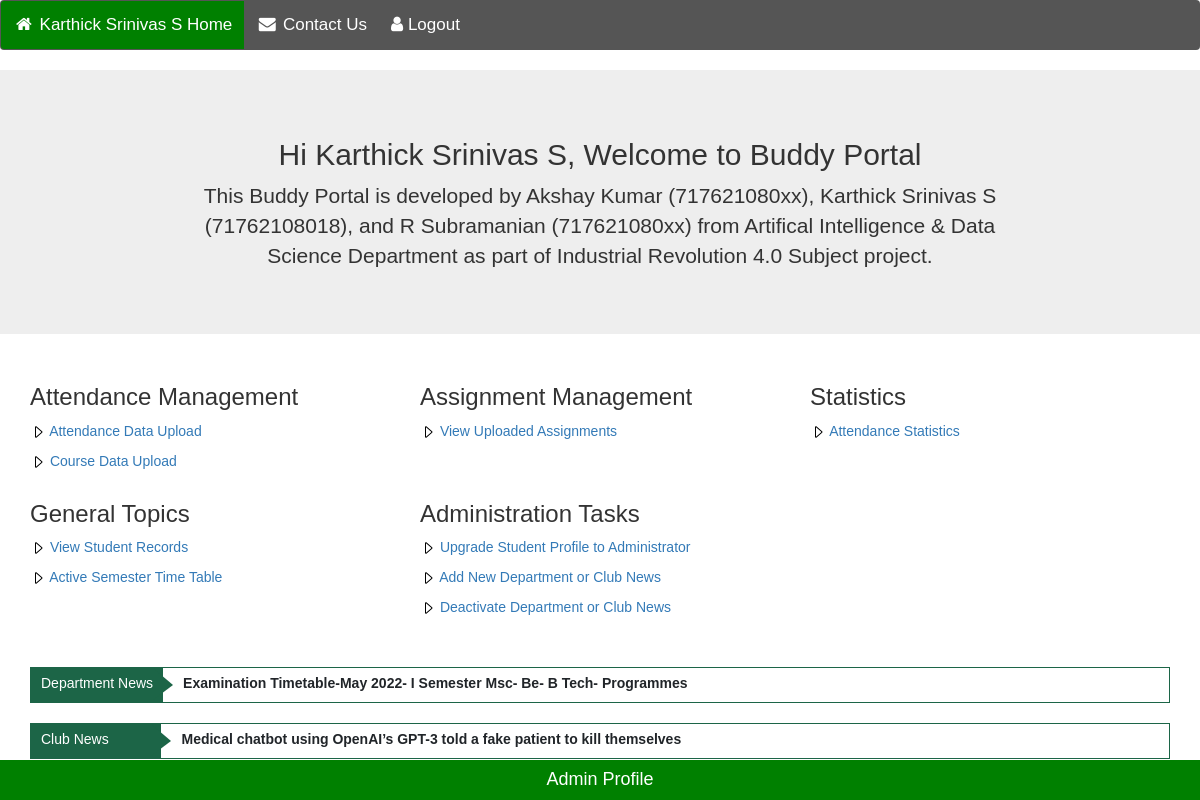
/menu (signed in), run on the app's committed database.
### tables this page shows
CREATE TABLE Deptnews (
    pid integer primary key AUTOINCREMENT,
    Newstext TEXT,
    url TEXT,
    status TEXT default 'A'

);

CREATE TABLE Clubnews (
    pid integer primary key AUTOINCREMENT,
    Newstext TEXT,
    url TEXT,
    status TEXT default 'A'

);

### app.py (the view)
@app.route("/menu")
def menu_display():
    with sqlite3.connect("IR40.db") as con:
        con.row_factory = sqlite3.Row
        cur = con.cursor()
        sql_query = "select * from deptnews"
        cur.execute(sql_query)
        deptnew = cur.fetchall()
        sql_query = "select * from clubnews"
        cur.execute(sql_query)
        clubnews = cur.fetchall()
        return render_template("menu.html", name=session['Name'],usrgrp=session['usergroup'], userid=session['userid'],deptnews=deptnew, clubnews=clubnews )

### templates/menu.html (shortened to what this page needs)
<!DOCTYPE html>
<html lang="en">
<head>
  <link rel="stylesheet" href="https://maxcdn.bootstrapcdn.com/bootstrap/3.4.1/css/bootstrap.min.css">
  <link rel="stylesheet" href="https://cdnjs.cloudflare.com/ajax/libs/font-awesome/4.7.0/css/font-awesome.min.css">
</head>
<body>
    <div class="navbar">
        <a class="active" href="/menu"><i class="fa fa-fw fa-home"></i> {{ name}} Home</a>
        <a href="/view_contactus"><i class="fa fa-fw fa-envelope"></i> Contact Us</a>
        <a href="/logout"><i class="fa fa-fe fa-user"></i> Logout</a>
      </div>
<div class="jumbotron text-center" style="overflow-x: auto;">
  <table id="customers" class="center">
    <tr>
        <td>
            <h2>Hi {{ name }}, Welcome to Buddy Portal</h2>
        </td>
    </tr>
    <tr>
        <td><p>This Buddy Portal is developed by Akshay Kumar (717621080xx), Karthick Srinivas S (71762108018), and
          R Subramanian (717621080xx) from Artifical Intelligence & Data Science Department
          as part of Industrial Revolution 4.0 Subject project.</p> </td>
    </tr>
</table>
</div>
<div class="container">
  <div class="row">
    <div class="col-sm-4">
      <h3>Attendance Management</h3>
      {% if usrgrp == 'A' or usrgrp=='Z' %}
        <p><a href="/upload_attendance"><img src="\static\images\caret-right.svg"> Attendance Data Upload</a></p>
        <p><a href="/upload_course"> <img src="\static\images\caret-right.svg"> Course Data Upload</a></p>
      {% elif usrgrp == 'S' or usrgrp=='F' %}
        <p>This section options is for Admins and Super User Only.</p>
      {% endif %}
    </div>
    <div class="col-sm-4">
      <h3>Assignment Management</h3>
      {% if usrgrp == 'F' or usrgrp=='Z' %}
        <p><a href="/upload_assignment"><img src="\static\images\caret-right.svg"> Assignment Document Upload</a></p>
        <p><a href="/view_assignment"><img src="\static\images\caret-right.svg"> View Uploaded Assignments</a></p>
      {% elif usrgrp == 'A' or usrgrp=='S' %}
        <p><a href="/view_assignment"><img src="\static\images\caret-right.svg"> View Uploaded Assignments</a></p>
      {% endif %}
    </div>
    <div class="col-sm-4">
      <h3>Statistics</h3>
      {% if usrgrp == 'A' or usrgrp=='S' or usrgrp=='F' %}
        <p><a href="/attendance_stats"><img src="\static\images\caret-right.svg"> Attendance Statistics</a></p>
      {% elif usrgrp=='Z' %}
        <p>This section options is note for Super User.</p>
        {% endif %}
    </div>
  </div>
  <div class="row">
    <div class="col-sm-4">
      <h3>General Topics</h3>
      {% if usrgrp == 'A' or usrgrp=='Z' %}
          <p><a href ="/view_userlist"><img src="\static\images\caret-right.svg"> View Student Records</a></p>
          <p><a href ="/static/ActiveTimeTable/Active_Time_Table.pdf" target="_blank" rel="noopener noreferrer"><img src="\static\images\caret-right.svg"> Active Semester Time Table</a></p>
        {% elif usrgrp == 'S' %}
          <p><a href ="/static/ActiveTimeTable/Active_Time_Table.pdf" target="_blank" rel="noopener noreferrer"><img src="\static\images\caret-right.svg"> Active Semester Time Table</a></p>
      {% elif usrgrp=='F' %}
          <p>This section options is for Admins and Super User Only.</p>
      {% endif %}
    </div>
    <div class="col-sm-4">
      {% if usrgrp == 'A' or usrgrp=='Z' %}
        <h3>Administration Tasks</h3>
        <p><a href="/upgrade_profile"><img src="\static\images\caret-right.svg"> Upgrade Student Profile to Administrator</a></p>
        <p><a href="/add_news"><img src="\static\images\caret-right.svg"> Add New Department or Club News</a></p>
        <p><a href="deactivate_news"><img src="\static\images\caret-right.svg"> Deactivate Department or Club News</a></p>
      {% elif usrgrp == 'F' or usrgrp=='S' %}
        &nbsp;
      {% endif %}
    </div>
    <div class="col-sm-4">
    </div>
  </div>
  <div class="row">
    <div class="col-sm-4">
    </div>
    <div class="col-sm-4">
    </div>
    <div class="col-sm-4">
    </div>
  </div>
  <div class="row">
    <div class="col-sm-4">
    </div>
    <div class="col-sm-4">
    </div>
    <div class="col-sm-4">
    </div>
  </div>
</div>
<div class="container">
  <div class="row">
    <div class="col-sm-12">
      <div class="ticker-wrapper-v">
        <div class="heading">Department News</div>
        <ul class="news-ticker-v">
          {% for row in deptnews %}
            {% if row[2]|length > 1 %}
              <li><a href="{{row[2]}}" target="_blank" rel="noopener noreferrer">{{row[1]}}</a></li>
            {% else %}
              <li>{{row[1]}}</li>
            {% endif %}
          {% endfor %}
        </ul>
      </div>
    </div>
    </div>
  </div>
<br>
<div class="container">
  <div class="row">
    <div class="col-sm-12">
      <div class="ticker-wrapper-v">
        <div class="heading">Club News&nbsp;&nbsp;&nbsp;&nbsp;&nbsp;&nbsp;&nbsp;&nbsp;&nbsp;&nbsp;&nbsp; </div>
        <ul class="news-ticker-v">
          {% for row in clubnews %}
            <li><a href="{{row[2]}}" target="_blank" rel="noopener noreferrer">{{row[1]}}</a></li>
          {% endfor %}
        </ul>
      </div>
    </div>
    </div>
  </div>
<div class="footer">
        {% if usrgrp == 'F' %}
        <h4>Faculty Profile</h4>
        {% elif usrgrp == 'A' %}
          <h4>Admin Profile</h4>
        {% elif usrgrp =='S' %}
          <h4>Student Profile</h4>
        {% elif usrgrp == 'Z' %}
          <h4>Super User Profile</h4>
        {% endif %}
</div>
</body>
</html>

### templates/menu.html (style rules this page uses)
body { font-family: Arial, Helvetica, sans-serif; }
.navbar { width: 100%; background-color: #555; overflow: auto; }
.navbar a { float: left; padding: 12px; color: white; text-decoration: none; font-size: 17px; }
.active { background-color: green; }
table, tr,td,th { font-family: Arial, Helvetica, sans-serif; border-collapse: collapse; width: 70%; }
table.center { margin-left: auto; margin-right: auto; }
.footer { position: fixed; left: 0; bottom: 0; width: 100%; background-color: green; color: white; text-align: center; }
.ticker-wrapper-v { display: flex; position: relative; overflow: hidden; border: 1px solid #1c6547; height: 36px; }
.ticker-wrapper-v .heading { background-color: #1c6547; color: #fff; padding: 5px 10px; flex: 0 0 auto; z-index: 1000; }
.ticker-wrapper-v .heading:after { content: ""; position: absolute; top: 0; border-left: 20px solid #1c6547; border-top: 17px solid transparent; border-bottom: 15px solid transparent; }
.news-ticker-v { display: flex; flex-wrap: wrap; margin:0; padding: 0; z-index: 999; animation: tic-v 10s cubic-bezier(1, 0, .5, 0) infinite; }
.news-ticker-v li { display: flex; width: 100%; line-height: 30px; align-items: center; white-space: nowrap; padding-left: 20px; }
.news-ticker-v li a { color: #212529; font-weight: bold; }
table { font-family: Arial, Helvetica, sans-serif; border-collapse: collapse; width: 70%; }

### data on the page
Deptnews: Newstext "Examination Timetable-May 2022- I Semester Msc- Be- B Tech- Programmes"
Clubnews: Newstext "Medical chatbot using OpenAI’s GPT-3 told a fake patient to kill themselves"

### other printed values
{{ name }} "Karthick Srinivas S"
